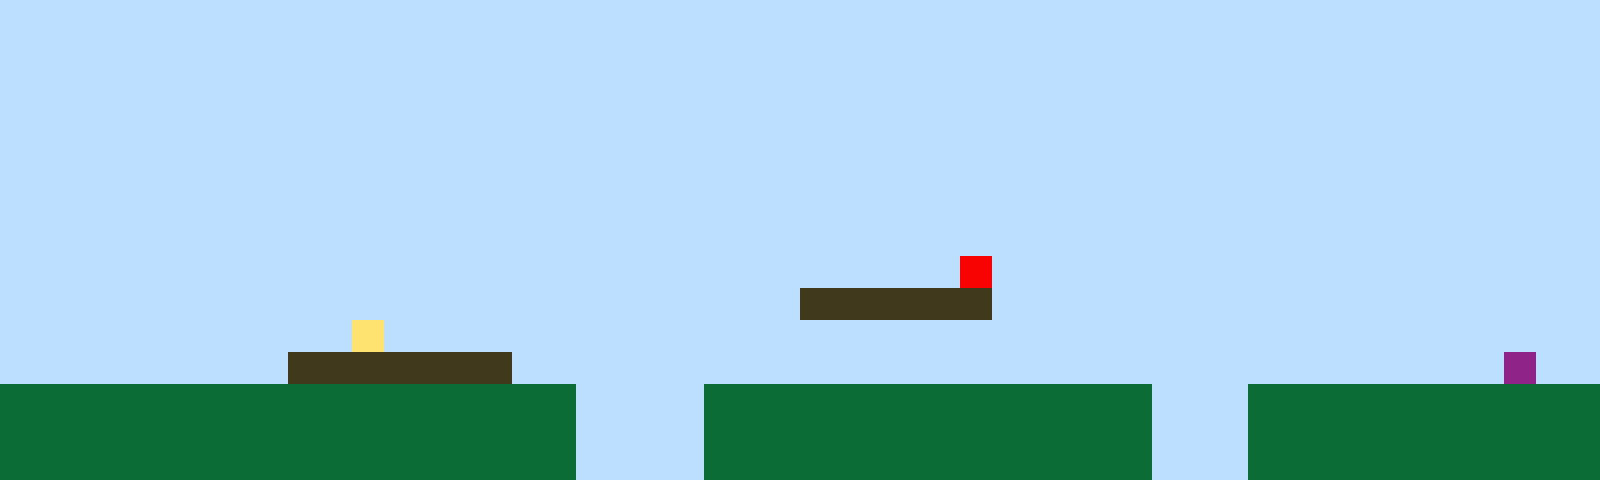

A level layout from a 2D game, rendered from its tile map. Below: a short description, then the map file with its tile-grid data intact:
An orthogonal 50x15 tile map with 32x32 px tiles, 1 tile layer (Tile Layer 1).

<map version="1.10" tiledversion="1.11.2" orientation="orthogonal" renderorder="right-up" width="50" height="15" tilewidth="32" tileheight="32" infinite="0" nextlayerid="2" nextobjectid="1"><editorsettings><export target="map1.csv" format="csv" /></editorsettings><tileset firstgid="1" name="sprites" tilewidth="32" tileheight="32" tilecount="6" columns="3"><image source="sprites.png" width="96" height="64" /></tileset><layer id="1" name="Tile Layer 1" width="50" height="15"><data encoding="csv">1,1,1,1,1,1,1,1,1,1,1,1,1,1,1,1,1,1,1,1,1,1,1,1,1,1,1,1,1,1,1,1,1,1,1,1,1,1,1,1,1,1,1,1,1,1,1,1,1,1,1,1,1,1,1,1,1,1,1,1,1,1,1,1,1,1,1,1,1,1,1,1,1,1,1,1,1,1,1,1,1,1,1,1,1,1,1,1,1,1,1,1,1,1,1,1,1,1,1,1,1,1,1,1,1,1,1,1,1,1,1,1,1,1,1,1,1,1,1,1,1,1,1,1,1,1,1,1,1,1,1,1,1,1,1,1,1,1,1,1,1,1,1,1,1,1,1,1,1,1,1,1,1,1,1,1,1,1,1,1,1,1,1,1,1,1,1,1,1,1,1,1,1,1,1,1,1,1,1,1,1,1,1,1,1,1,1,1,1,1,1,1,1,1,1,1,1,1,1,1,1,1,1,1,1,1,1,1,1,1,1,1,1,1,1,1,1,1,1,1,1,1,1,1,1,1,1,1,1,1,1,1,1,1,1,1,1,1,1,1,1,1,1,1,1,1,1,1,1,1,1,1,1,1,1,1,1,1,1,1,1,1,1,1,1,1,1,1,1,1,1,1,1,1,1,1,1,1,1,1,1,1,1,1,1,1,1,1,1,1,1,1,1,1,1,1,1,1,1,1,1,1,1,1,1,1,1,1,1,1,1,1,1,1,1,1,1,1,1,1,1,1,1,1,1,1,1,1,1,1,1,1,1,1,1,1,1,1,1,1,1,1,1,1,1,1,1,1,1,1,1,1,1,1,1,1,1,1,1,1,1,1,1,1,1,1,1,1,1,1,1,1,1,1,1,1,1,1,1,1,1,1,1,1,1,1,1,1,1,1,1,1,1,1,1,1,1,1,1,1,1,1,1,1,1,1,1,1,1,1,1,1,1,1,1,1,1,1,1,1,1,1,1,1,1,1,1,1,1,1,5,1,1,1,1,1,1,1,1,1,1,1,1,1,1,1,1,1,1,1,1,1,1,1,1,1,1,1,1,1,1,1,1,1,1,1,1,1,1,1,1,1,1,1,1,3,3,3,3,3,3,1,1,1,1,1,1,1,1,1,1,1,1,1,1,1,1,1,1,1,1,1,1,1,1,1,1,1,1,1,1,4,1,1,1,1,1,1,1,1,1,1,1,1,1,1,1,1,1,1,1,1,1,1,1,1,1,1,1,1,1,1,1,1,1,1,1,1,1,1,1,1,1,1,1,1,1,1,1,3,3,3,3,3,3,3,1,1,1,1,1,1,1,1,1,1,1,1,1,1,1,1,1,1,1,1,1,1,1,1,1,1,1,1,1,1,1,6,1,1,2,2,2,2,2,2,2,2,2,2,2,2,2,2,2,2,2,2,1,1,1,1,2,2,2,2,2,2,2,2,2,2,2,2,2,2,1,1,1,2,2,2,2,2,2,2,2,2,2,2,2,2,2,2,2,2,2,2,2,2,2,2,2,2,2,2,2,2,1,1,1,1,2,2,2,2,2,2,2,2,2,2,2,2,2,2,1,1,1,2,2,2,2,2,2,2,2,2,2,2,2,2,2,2,2,2,2,2,2,2,2,2,2,2,2,2,2,2,1,1,1,1,2,2,2,2,2,2,2,2,2,2,2,2,2,2,1,1,1,2,2,2,2,2,2,2,2,2,2,2</data></layer></map>
